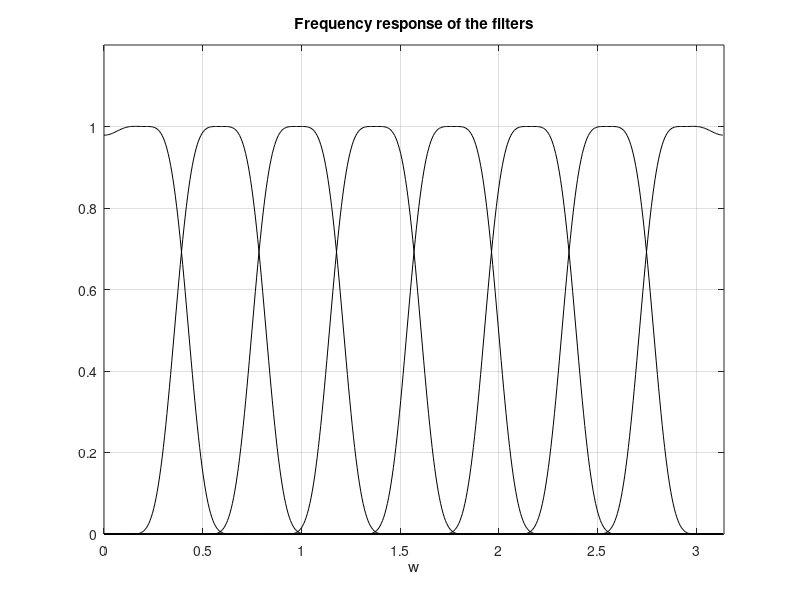

This figure's MATLAB source:
%Frequency bands of the cosine modulated filter bank
M=8; %number of channels
N=80; %prototype order
wc0=0.074813; %cut-off freq. (prototype)
beta=7.8573; %beta (prototype)
h=fir1(N,wc0,kaiser(N+1,beta)); %the prototype filter

mxH=zeros(M,N+1); %matrix of filter coeffs

aux1=pi/M; aux2=pi/4; axN=(N+1)/2;

for nk=0:M-1,
   for nj=0:N,
      mxH(nk+1,nj+1)=2*h(nj+1)*cos(aux1*(nk+0.5)*(nj+0.5-axN)+aux2*(-1^nk));
   end;
end;   

figure(1)
wiv=pi/512;
w=0:wiv:pi-wiv;
G=freqz(mxH(1,:),1);
plot(w,abs(G),'k'); grid; hold on;
axis([0 pi 0 1.2]);
title('Frequency response of the filters');
xlabel('w');

for nk=2:M,
 G=freqz(mxH(nk,:),1);
 plot(w,abs(G),'k'); 
end; 
 
 
